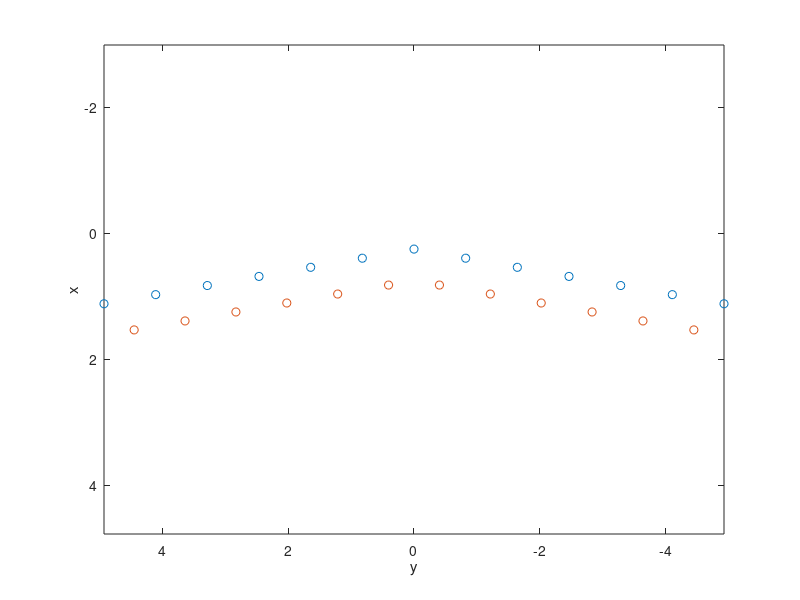

This chart was generated by the following MATLAB code: (Note: this script raises an error after producing the figure.)
% AE 451 AEROELASTICITY
% Modern LLT

clc; clear; close all;

%% Wing Geometry

RA = 10;            % Aspect Ratio
c = 1;              % Chord
b = RA*c;           % Wingspan (rectangular)

L = 10;              % Sweep angle [deg]
Phi = 0;            % Dihedral angle [deg]

N = 12;             % Number of horseshoe vortices, control pts (even #)

nodes = [abs(linspace(-b/2,b/2,N+1).*sind(L))+c/4;      % Horseshoe Nodal Points at c/4
    linspace(-b/2,b/2,N+1).*cosd(L)];

P = [abs(linspace(nodes(2,1) + 0.5*diff(nodes(2,1:2)), nodes(2,end) - 0.5*diff(nodes(2,1:2)),N)).*sind(L) + 0.75*c;         % Control points at 3c/4
    linspace(nodes(2,1) + 0.5*diff(nodes(2,1:2)), nodes(2,end) - 0.5*diff(nodes(2,1:2)),N).*cosd(L)];


figure
plot(nodes(2,:), nodes(1,:),'o')
hold on
plot(P(2,:), P(1,:),'o')
hold off
xlabel('y'); ylabel('x');
set(gca, 'YDir','reverse'); set(gca, 'XDir','reverse')
axis equal

[p25,p75] = geom2grid(b,RA,0.7,L,Phi,zeros(1,floor(N/2)+1));
figure
plot3(p25(:,1),p25(:,2),p25(:,3),'.','MarkerSize',8)
hold on
plot3(p75(:,1),p75(:,2),p75(:,3),'x')
daspect([1 1 1])

%% Induced velocity
